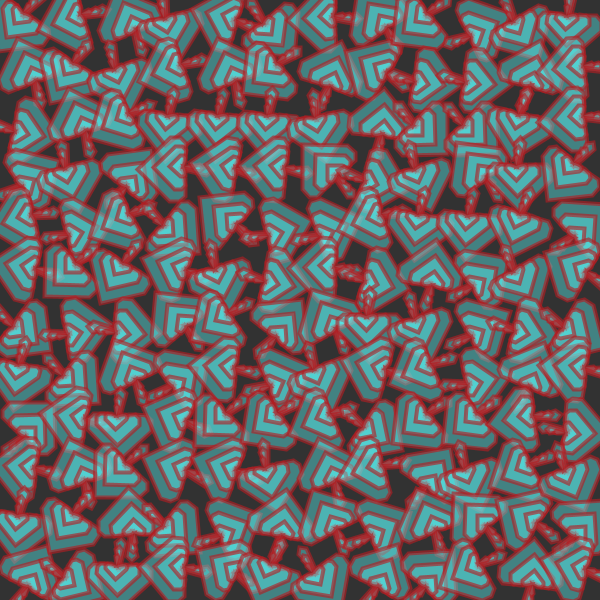
Frame 1 (no input)
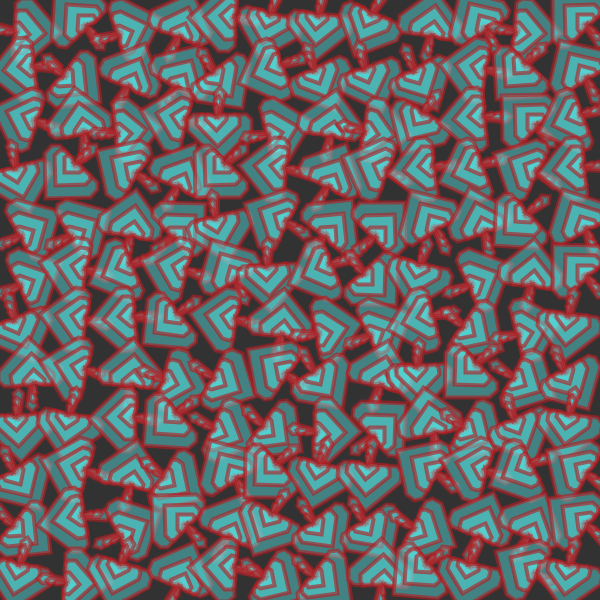
Frame 60 (the mouse pressed at the canvas centre just before this capture)
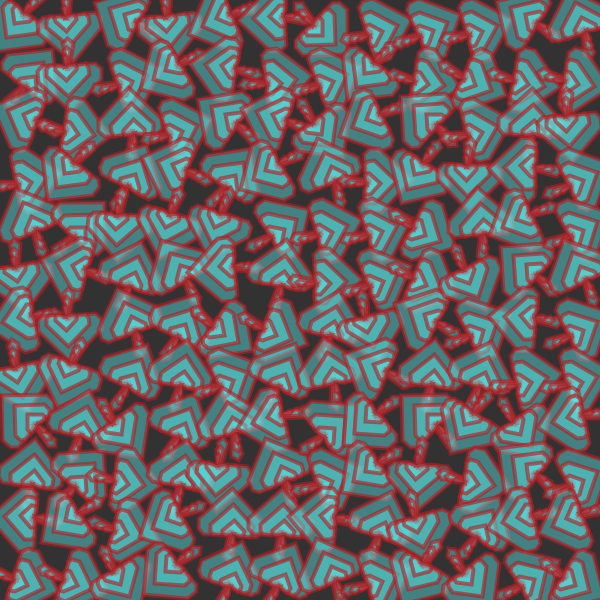
Frame 120 (the mouse held since frame 60 and released just before this capture)

The Processing sketch that drew these frames (run headless with seeded random() and noise(); from frame 60 on, the mouse is pressed at the canvas centre):

// Processing sketch: processing_73771
// ── processing_73771.pde

//Sarah Anderson, seanders
//Assignment 6B, stamp2


float x,y,di,px,py,rot;

void setup()
{
size(600,600);
background(50);
smooth();
x=0;
y=0;
di=25;
//px=20;
//py=20;
rot=random(0,360);
spadeGrid();
}

void draw()
{
background(50);
//placeSpade();
spadeGrid();
//spadeShape(x,y,di);
}

void spadeGrid()
{
for (px=25; px<=width; px+=50)
  { 
   for (py=25; py<=height; py+=50)
     {
     pushMatrix();  
     translate(px,py); 
     rotate(radians(rot));
     spadeShape(x,y,di);
     rot=random(0,360);
     popMatrix();
     translate(0,0);
     }  
  }
}

/*
void placeSpade()
{
if (px<width)
  {
  translate(px,py); 
  rotate(radians(rot));
  spadeShape(x,y,di);
  rot=random(0,360);
  px+=100;
  py+=100;
  }   
}

*/

void spadeShape (float x, float y, float di)
{ 
stroke(178,29,34,160);
fill(92,255,255,100);
spade(x,y,di*3);
spade(x+5,y,di*2);
spade(x+10,y,di);
}
  

void spade(float x, float y, float di)
{
strokeWeight(4);
beginShape();
vertex(x-(di*0.3),y-(di*0.4));
vertex(x-(di*0.3),y+(di*0.2));
vertex(x-(di*0.2),y+(di*0.3));
vertex(x-(di*0.1),y+(di*0.3));
vertex(x-(di*0),y+(di*0.2));
vertex(x+(di*0.1),y+(di*0));
vertex(x+(di*0.3),y+(di*0.3));
vertex(x+(di*0.4),y+(di*0.3));
vertex(x+(di*0.4),y+(di*0.2));
vertex(x+(di*0.1),y+(di*0));
vertex(x+(di*0.3),y-(di*0.1));
vertex(x+(di*0.4),y-(di*0.2));
vertex(x+(di*0.4),y-(di*0.3));
vertex(x+(di*0.3),y-(di*0.4));
vertex(x-(di*0.3),y-(di*0.4));
endShape(CLOSE);
}
